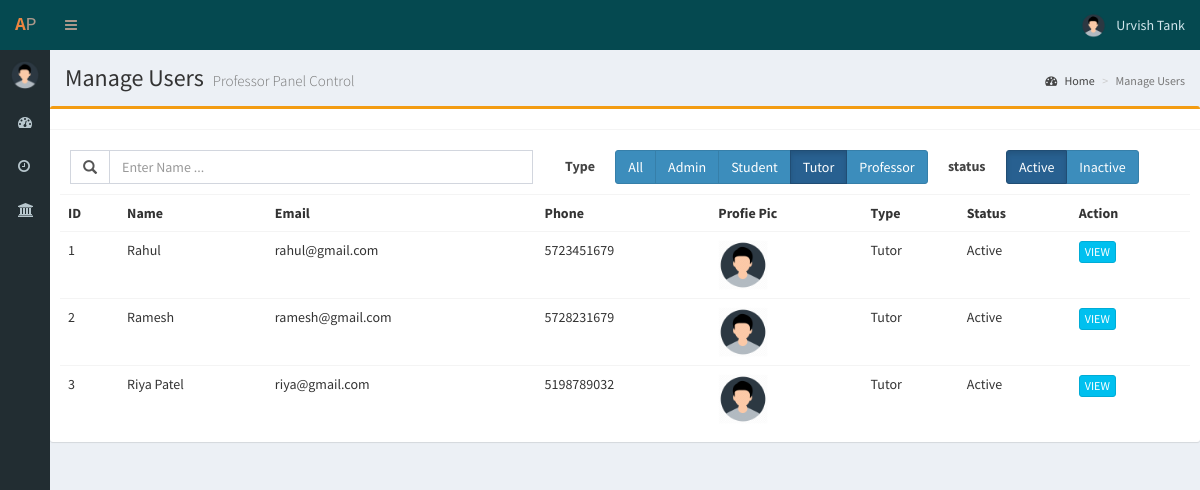
/manageusers.php?show=tutor&a=1 (signed in), run on the app's committed database.
### tables this page shows
CREATE TABLE `tbl_detail` (
  `detail_id` int(40) NOT NULL,
  `login_id` int(11) NOT NULL,
  `name` varchar(40) NOT NULL,
  `dob` date NOT NULL,
  `gender` varchar(20) NOT NULL,
  `address` varchar(100) NOT NULL,
  `profile_pic` varchar(50) NOT NULL,
  `dept` int(11) NOT NULL,
  `valid` int(11) NOT NULL
);

### manageusers.php (the view, shortened to what this page needs)
<?php
	include "connection.php";
	if(!isset($_SESSION['log']))
	{
		header("location:index.php");
	}
	else
	{
		$log = $_SESSION['log'];
		$sql = "SELECT * FROM tbl_login WHERE email_id='$log'";
		$result = mysqli_query($con,$sql);
		$value = mysqli_fetch_array($result);
		$id = $value['login_id'];
		$qry = "SELECT * FROM tbl_detail WHERE login_id='$id'";
		$result1 = mysqli_query($con,$qry);
		$value1 = mysqli_fetch_array($result1);
		$n = $value1['name'];
		$i = $value1['profile_pic'];
		$m="";
?>
<!DOCTYPE html>
<html>
<head>
  <link rel="stylesheet" href="bower_components/bootstrap/dist/css/bootstrap.min.css">
  <link rel="stylesheet" href="bower_components/font-awesome/css/font-awesome.min.css">
  <link rel="stylesheet" href="bower_components/Ionicons/css/ionicons.min.css">
  <link rel="stylesheet" href="dist/css/AdminLTE.min.css">
  <link rel="stylesheet" href="dist/css/skins/_all-skins.min.css">
  <link rel="stylesheet" href="bower_components/morris.js/morris.css">
  <link rel="stylesheet" href="bower_components/jvectormap/jquery-jvectormap.css">
  <link rel="stylesheet" href="bower_components/bootstrap-datepicker/dist/css/bootstrap-datepicker.min.css">
  <link rel="stylesheet" href="bower_components/bootstrap-daterangepicker/daterangepicker.css">
  <link rel="stylesheet" href="plugins/bootstrap-wysihtml5/bootstrap3-wysihtml5.min.css">
</head>
<body class="hold-transition skin-purple sidebar-mini sidebar-collapse">
<div class="wrapper">
  <?php
		include("head.php");
		include("menu.php");
	  ?>
  <div class="content-wrapper">
    <section class="content-header">
      <h1>
        Manage Users
       <?php
if($type==0)
{
	?>
	<small>Admin Panel Control</small>
	<?php
}
else if($type==1)
{
		?>
        <small>Professor Panel Control</small>
		<?php
}
		?>
      </h1>
      <ol class="breadcrumb">
        <li><a href="dashboard.php"><i class="fa fa-dashboard"></i> Home</a></li>
        <li class="active">Manage Users</li>
      </ol>
    </section>
    <section class="content">
      <div class="row">
	   <div class="box box-warning">
            <div class="box-header with-border">
            </div>
            <div class="box-body">
			<form role="form" method="POST" enctype="multipart/form-data" >
			<div class="box-header">
			<div class="form-group">
			<div style="float:left" class="input-group col-xs-5">
                  <span class="input-group-addon" id ="cs"><span class="glyphicon glyphicon-search"></span></span>
                  <input type="text" name="class_search" id="class_search" class="form-control" autocomplete="off" placeholder="Enter Name ..." value="<?php echo $m; ?>" onkeydown="a()" />
            </div>
				<div style="float:right" class="col-xs-7">
				<span style=" margin:1.25em;"><label>Type</label></span>
			  <div class="btn-group">
			  <?php
	if($type!=3)
	{
	?>
			  <a class="btn btn-primary" id ="all" href="javascript:onchangea()">All</a>
			  <?php
	}
			  ?>
	<a class="btn btn-primary" id ="admin" href="javascript:onchangeb()">Admin</a>
	<?php
	if($type!=3)
	{
	?>
    <a class="btn btn-primary" id ="student" href="javascript:onchangec()">Student</a>
	<?php
	}
	?>
	<a class="btn btn-primary" id ="tutor" href="javascript:onchanged()">Tutor</a>
	<a class="btn btn-primary" id ="professor" href="javascript:onchangee()">Professor</a>
  </div>
  <?php
	if($type!=3)
	{
	?>
  <span style=" margin:1.25em;"><label>status</label></span>
	<div class="btn-group">
    <a class="btn btn-primary" id ="act" href="javascript:onchangef()">Active</a>
	<a class="btn btn-primary" id ="nact" href="javascript:onchangeg()">Inactive</a>
  </div>
  <?php
	}
  ?>
  </div>
  </div>
            </div>
			<div id="div2" style="display:block">
            <div class="box-body table-responsive no-padding">
              <table class="table table-hover" id="tab">
                <tr>
                  <th>ID</th>
                  <th>Name</th>
				  <th>Email</th>
				  <th>Phone</th>
                  <th>Profie Pic</th>
                  <th>Type</th>
				  <th>Status</th>
                  <th>Action</th>
                </tr>
				<?php
					if(isset($_GET['show']))
					{
						$show= $_GET['show'];
						if($show == "all")
						{
							if(isset($_GET['a']))
							{
								$p=$_GET['a'];
								if($p==1)
								{
									echo "
										<script type=\"text/javascript\">
										document.getElementById('all').className = 'btn btn-primary active';
										document.getElementById('act').className = 'btn btn-primary active';
										</script>
									";
									$query="SELECT tbl_login.active,tbl_login.email_id,tbl_login.login_id,tbl_login.type,tbl_login.phone_no,tbl_detail.name,tbl_detail.profile_pic FROM tbl_login INNER JOIN tbl_detail ON tbl_login.login_id=tbl_detail.login_id WHERE tbl_detail.login_id != '$id' AND tbl_login.active=1 ORDER BY tbl_detail.name ASC";
								}
								else
								{
									echo "
										<script type=\"text/javascript\">
										document.getElementById('all').className = 'btn btn-primary active';
										document.getElementById('nact').className = 'btn btn-primary active';
										</script>
									";
									$query="SELECT tbl_login.active,tbl_login.email_id,tbl_login.login_id,tbl_login.type,tbl_login.phone_no,tbl_detail.name,tbl_detail.profile_pic FROM tbl_login INNER JOIN tbl_detail ON tbl_login.login_id=tbl_detail.login_id WHERE tbl_detail.login_id != '$id' AND tbl_login.active=0 ORDER BY tbl_detail.name ASC";
								}
							}
							else
							{
								echo "
									<script type=\"text/javascript\">
									document.getElementById('all').className = 'btn btn-primary active';
									</script>
								";
								$query="SELECT tbl_login.active,tbl_login.email_id,tbl_login.login_id,tbl_login.type,tbl_login.phone_no,tbl_detail.name,tbl_detail.profile_pic FROM tbl_login INNER JOIN tbl_detail ON tbl_login.login_id=tbl_detail.login_id WHERE tbl_detail.login_id != '$id' ORDER BY tbl_detail.name ASC";
							}
						}
						else if($show == 'tutor')
						{
							if(isset($_GET['a']))
							{
								$p=$_GET['a'];
								if($p==1)
								{
									$query="SELECT tbl_login.active,tbl_login.email_id,tbl_login.login_id,tbl_login.type,tbl_login.phone_no,tbl_detail.name,tbl_detail.profile_pic FROM tbl_login INNER JOIN tbl_detail ON tbl_login.login_id=tbl_detail.login_id WHERE tbl_detail.login_id != '$id' AND tbl_login.type='2' AND tbl_login.active=1 ORDER BY tbl_detail.name ASC";
								}
							}
						}
					}
					$result2 = mysqli_query($con,$query);
					$count= mysqli_num_rows($result2);
					$seq=1;
					if($count>0)
						{
					while($value2 = mysqli_fetch_array($result2))
					{
						$u=$value2['active'];
	 if($u==1)
	 {
	 $u1="Active";
	 }
	 else
	 {
	 $u1="Non-Active";
	 }
				?>
                <tr>
                  <td><?php echo $seq;?></td>
                  <td><?php echo $value2['name'];?></td>
                  <td><?php echo $value2['email_id'];?></td>
				  <td><?php echo $value2['phone_no'];?></td>
                  <td><img src="<?php echo $value2['profile_pic']; ?>" height="50" width="50" border="1px" alt="profile pic"></img></td>
				  <?php if($value2['type']==0)
						if($value2['type']==2)
						{
							$type1="Tutor";
						}
						?>
                  <td><?php echo $type1;?></td>
					<td><?php echo $u1;?></td>
				  <td>
					<button type="button" class="btn btn-info btn-xs view_data" data-toggle="modal" id="<?php echo $value2['login_id'];?>">VIEW</button>&nbsp;&nbsp;
					</td>
				</tr>
				<?php
					$seq++;
					}
					}
						else
					{
						?>
						<td colspan="8"><center><label>No Records</label></center></td>
						<?php
					}
					?>
              </table>
            </div>
			</div></form>
	</div>
        </div>
    </section>
  </div>
  <?php
	include("footer.php");
  ?>
</div>
</body>
</html>
<?php
	}
?>

### head.php (shortened to what this page needs)
<html>
<head>
</head>
<body>
<header class="main-header" >
    <a href="dashboard.php" class="logo" style="color:#AB988B; background-color: #054950;">
      <span class="logo-mini logo" style="color:#AB988B; background-color: #054950;"><b style="color:#EB8540; background-color: #054950;">A</b>P</span>
    </a>
    <nav class="navbar navbar-static-top" style="background-color: #054950;">
      <a href="#" class="sidebar-toggle" data-toggle="push-menu" role="button" style="color:#AB988B; background-color: #054950;">
      </a>
      <div class="navbar-custom-menu">
        <ul class="nav navbar-nav">
           <li class="dropdown user user-menu" style="background-color: #054950;">
            <a href="#" class="dropdown-toggle" data-toggle="dropdown">
              <img src="<?php echo $i; ?>" class="user-image" alt="User Image">
              <span class="hidden-xs" style="color:#D4E7ED; background-color: #054950;"> <?php echo $n; ?> </span>
            </a>
          </li>
        </ul>
      </div>
    </nav>
  </header>
  </body>
  </html>

### menu.php (shortened to what this page needs)
<?php
	include "connection.php";
	if(!isset($_SESSION['log']))
	{
		header("location:index.php");
	}
	else
	{
		$log = $_SESSION['log'];
		$sql = "SELECT login_id,type FROM tbl_login WHERE email_id='$log'";
		$result = mysqli_query($con,$sql);
		$value = mysqli_fetch_array($result);
		$id = $value['login_id'];
		$type = $value['type'];
		?>
<!DOCTYPE html>
<html>
<head>
</head>
<body>
		<?php
		if($type==0 ||$type==1 ||$type==2 ||$type==3)
		{
			?>
		<aside class="main-sidebar" >
		<section class="sidebar">
			<div class="user-panel">
        <div class="pull-left image">
          <img src="<?php echo $i; ?>" class="img-circle" alt="User Image">
        </div>
      </div>
<ul class="sidebar-menu" data-widget="tree">
        <li class="">
          <a id="dashboard" href="dashboard.php">
            <i class="fa fa-dashboard"></i> <span>Dashboard</span>
          </a>
        </li>
		<li class="treeview">
          <a href="#">
            <i class="fa fa-clock-o"></i> <span>Appointments</span>
          </a>
        </li>
		<li class="treeview">
          <a href="#">
            <i class="fa fa-bank"></i>
          </a>
        </li>
       </ul>
	   </section>
  </aside>
	   <?php
		}
		?>
</body>
</html>
	<?php
	}
	?>

### head.php (style rules this page uses)
.main-header .logo { font-family: "Courier New", Courier, monospace; font-size: 24px; }

### data on the page
tbl_detail: profile_pic (placeholder picture), name "Urvish Tank"
tbl_detail: name "Rahul", login.email_id "rahul@gmail.com", login.phone_no "5723451679", profile_pic (placeholder picture), login.type "Tutor", login.active "Active"
tbl_detail: name "Ramesh", login.email_id "ramesh@gmail.com", login.phone_no "5728231679", profile_pic (placeholder picture), login.type "Tutor", login.active "Active"
tbl_detail: name "Riya Patel", login.email_id "riya@gmail.com", login.phone_no "5198789032", profile_pic (placeholder picture), login.type "Tutor", login.active "Active"
